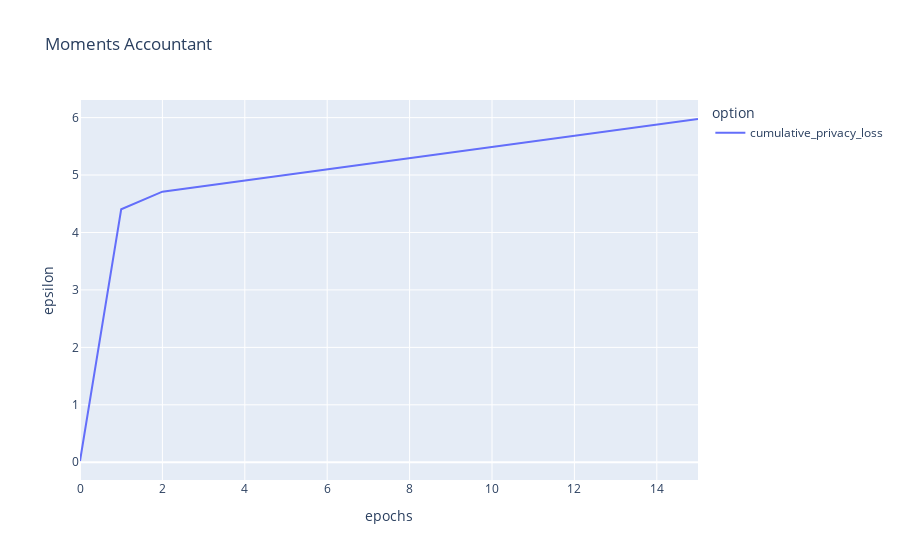

Source (notebook cell):
### Code cell
metrics_df = plot_graph("moments_accountant", moments=True)
metrics_df.plot(title="Moments Accountant", labels=dict(index="epochs", value="epsilon", variable="option"))

### Figure 1 — Plotly figure (JSON) as saved in the notebook; plotly's stock layout.template omitted (floating-point values rounded to 4 significant figures)
{"data": [{"hovertemplate": "option=cumulative_privacy_loss<br>epochs=%{x}<br>epsilon=%{y}<extra></extra>", "legendgroup": "cumulative_privacy_loss", "line": {"color": "#636efa", "dash": "solid"}, "mode": "lines", "name": "cumulative_privacy_loss", "orientation": "v", "showlegend": true, "type": "scatter", "x": [0, 1, 2, 3, 4, 5, 6, 7, 8, 9, 10, 11, 12, 13, 14, 15], "xaxis": "x", "y": [0.0221, 4.404, 4.711, 4.808, 4.906, 5.003, 5.1, 5.197, 5.295, 5.392, 5.489, 5.587, 5.684, 5.781, 5.878, 5.976], "yaxis": "y"}], "layout": {"legend": {"title": {"text": "option"}, "tracegroupgap": 0}, "title": {"text": "Moments Accountant"}, "xaxis": {"anchor": "y", "domain": [0, 1], "title": {"text": "epochs"}}, "yaxis": {"anchor": "x", "domain": [0, 1], "title": {"text": "epsilon"}}}}
